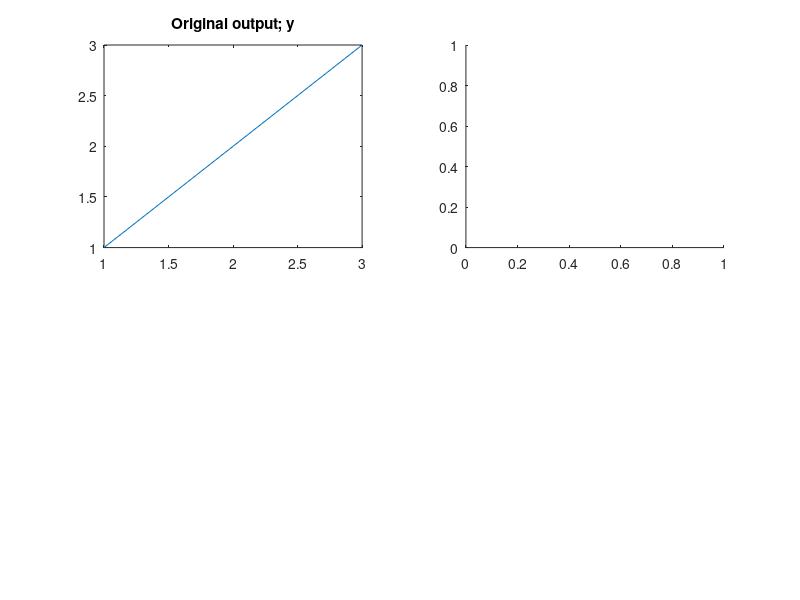

This chart was generated by the following MATLAB code: (Note: this script raises an error after producing the figure.)
% This program uses the Class 'costFunctionClass' from "costFunctionClass.m" file.
% Make sure both this file and the class file are in the same folder before running this program.

X = [1 1; 1 2; 1 3];
y = [1;2;3];

subplot(2,2,1);
plot(X(:,2), y);
title("Original output; y");

subplot (2,2,2);
theta2 = [0;0];
j2 = costFunctionClass(X,y,theta2);
j2.costFunctionJx();
p2 = j2.plotGraph();

subplot (2,2,3);
theta3 = [0;1];
j3 = costFunctionClass(X,y,theta3);
j3.costFunctionJx();
p3 = j3.plotGraph();

subplot (2,2,4);
theta4 = [1;1];
j4 = costFunctionClass(X,y,theta4);
j4.costFunctionJx();
p4 = j4.plotGraph();
